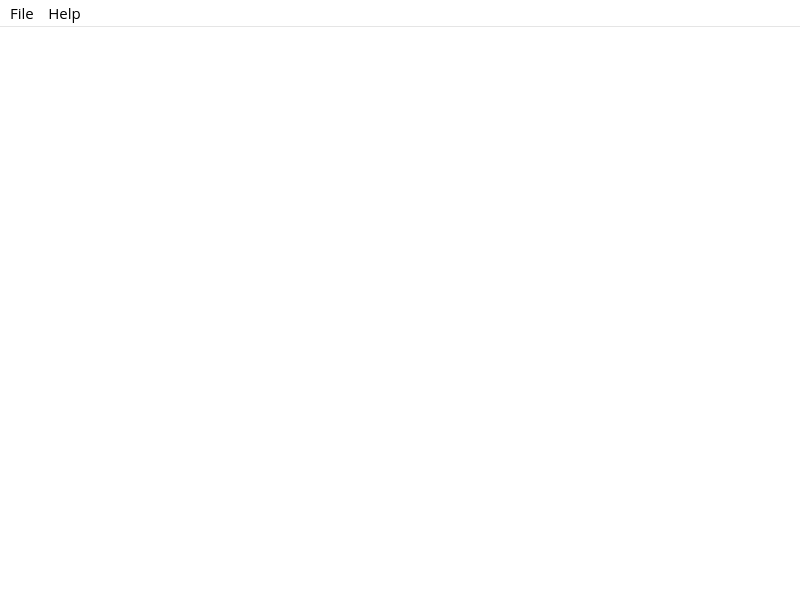
<?xml version="1.0" encoding="UTF-8"?>
<ui version="4.0">
 <class>MainWindow</class>
 <widget class="QMainWindow" name="MainWindow">
  <property name="geometry">
   <rect>
    <x>0</x>
    <y>0</y>
    <width>800</width>
    <height>600</height>
   </rect>
  </property>
  <property name="palette">
   <palette>
    <active>
     <colorrole role="Button">
      <brush brushstyle="SolidPattern">
       <color alpha="255">
        <red>222</red>
        <green>222</green>
        <blue>222</blue>
       </color>
      </brush>
     </colorrole>
     <colorrole role="Base">
      <brush brushstyle="SolidPattern">
       <color alpha="255">
        <red>255</red>
        <green>255</green>
        <blue>255</blue>
       </color>
      </brush>
     </colorrole>
     <colorrole role="Window">
      <brush brushstyle="SolidPattern">
       <color alpha="255">
        <red>255</red>
        <green>255</green>
        <blue>255</blue>
       </color>
      </brush>
     </colorrole>
    </active>
    <inactive>
     <colorrole role="Button">
      <brush brushstyle="SolidPattern">
       <color alpha="255">
        <red>222</red>
        <green>222</green>
        <blue>222</blue>
       </color>
      </brush>
     </colorrole>
     <colorrole role="Base">
      <brush brushstyle="SolidPattern">
       <color alpha="255">
        <red>255</red>
        <green>255</green>
        <blue>255</blue>
       </color>
      </brush>
     </colorrole>
     <colorrole role="Window">
      <brush brushstyle="SolidPattern">
       <color alpha="255">
        <red>255</red>
        <green>255</green>
        <blue>255</blue>
       </color>
      </brush>
     </colorrole>
    </inactive>
    <disabled>
     <colorrole role="Button">
      <brush brushstyle="SolidPattern">
       <color alpha="255">
        <red>222</red>
        <green>222</green>
        <blue>222</blue>
       </color>
      </brush>
     </colorrole>
     <colorrole role="Base">
      <brush brushstyle="SolidPattern">
       <color alpha="255">
        <red>255</red>
        <green>255</green>
        <blue>255</blue>
       </color>
      </brush>
     </colorrole>
     <colorrole role="Window">
      <brush brushstyle="SolidPattern">
       <color alpha="255">
        <red>255</red>
        <green>255</green>
        <blue>255</blue>
       </color>
      </brush>
     </colorrole>
    </disabled>
   </palette>
  </property>
  <property name="font">
   <font>
    <family>Open Sans</family>
    <pointsize>11</pointsize>
   </font>
  </property>
  <property name="windowTitle">
   <string>Atomic Weights</string>
  </property>
  <property name="windowIcon">
   <iconset resource="../graphics.qrc">
    <normaloff>:/new/icons/application-icon.ico</normaloff>:/new/icons/application-icon.ico</iconset>
  </property>
  <widget class="QWidget" name="centralWidget">
   <layout class="QGridLayout" name="gridLayout">
    <item row="0" column="0">
     <layout class="QHBoxLayout" name="calculationLayout"/>
    </item>
   </layout>
  </widget>
  <widget class="QMenuBar" name="menuBar">
   <property name="geometry">
    <rect>
     <x>0</x>
     <y>0</y>
     <width>800</width>
     <height>26</height>
    </rect>
   </property>
   <property name="font">
    <font>
     <pointsize>11</pointsize>
    </font>
   </property>
   <widget class="QMenu" name="menuHelp">
    <property name="title">
     <string>Help</string>
    </property>
    <addaction name="actionAbout"/>
   </widget>
   <widget class="QMenu" name="menuFile">
    <property name="title">
     <string>File</string>
    </property>
    <addaction name="actionExit"/>
   </widget>
   <addaction name="menuFile"/>
   <addaction name="menuHelp"/>
  </widget>
  <action name="actionPreferences">
   <property name="text">
    <string>Preferences</string>
   </property>
   <property name="font">
    <font>
     <family>Open Sans</family>
     <pointsize>11</pointsize>
    </font>
   </property>
  </action>
  <action name="actionAbout">
   <property name="text">
    <string>About Atomic Weights</string>
   </property>
   <property name="font">
    <font>
     <family>Open Sans</family>
     <pointsize>11</pointsize>
    </font>
   </property>
  </action>
  <action name="actionStartCalculation">
   <property name="text">
    <string>Start New Calculation</string>
   </property>
   <property name="font">
    <font>
     <family>Open Sans</family>
     <pointsize>11</pointsize>
    </font>
   </property>
  </action>
  <action name="actionExit">
   <property name="text">
    <string>Exit</string>
   </property>
   <property name="font">
    <font>
     <family>Open Sans</family>
     <pointsize>11</pointsize>
    </font>
   </property>
  </action>
 </widget>
 <layoutdefault spacing="6" margin="11"/>
 <resources>
  <include location="../graphics.qrc"/>
 </resources>
 <connections/>
</ui>
